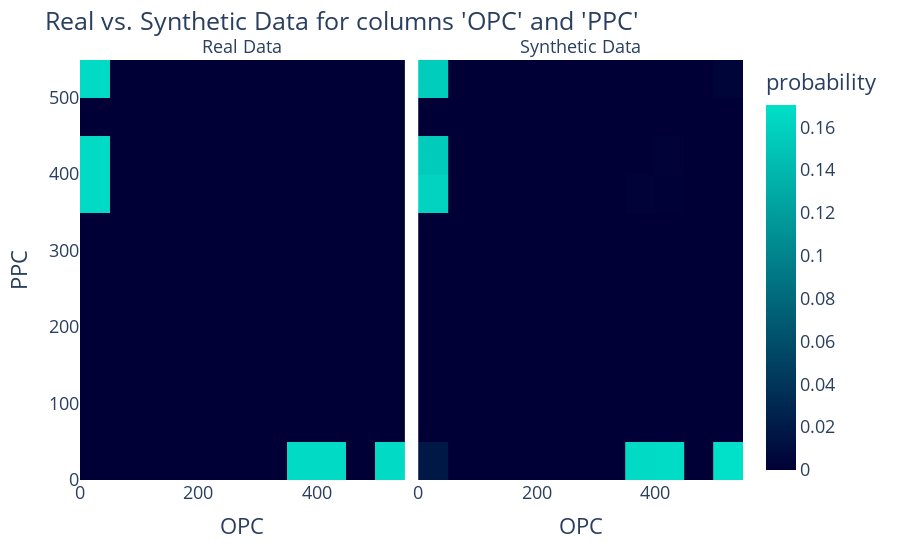

Notebook cell for this chart:
### Code cell
from sdv.evaluation.single_table import get_column_pair_plot

fig = get_column_pair_plot(
    real_data=df,
    synthetic_data=synthetic_data,
    metadata=metadata,
    column_names=['OPC', 'PPC'],
    )
    
fig.show()

### Figure 1 — Plotly figure (JSON) as saved in the notebook; plotly's stock layout.template omitted (floating-point values rounded to 4 significant figures; data arrays with more than 128 entries replaced by an {"elided": "..."} marker saying what was removed)
{"data": [{"coloraxis": "coloraxis", "histnorm": "probability", "hovertemplate": "Data=Real<br>OPC=%{x}<br>PPC=%{y}<br>probability=%{z}<extra></extra>", "name": "", "type": "histogram2d", "x": {"elided": "270 int values"}, "xaxis": "x", "xbingroup": "x", "y": {"elided": "270 int values"}, "yaxis": "y", "ybingroup": "y"}, {"coloraxis": "coloraxis", "histnorm": "probability", "hovertemplate": "Data=Synthetic<br>OPC=%{x}<br>PPC=%{y}<br>probability=%{z}<extra></extra>", "name": "", "type": "histogram2d", "x": {"elided": "10000 int values"}, "xaxis": "x2", "xbingroup": "x", "y": {"elided": "10000 int values"}, "yaxis": "y2", "ybingroup": "y"}], "layout": {"annotations": [{"font": {}, "showarrow": false, "text": "Real Data", "x": 0.245, "xanchor": "center", "xref": "paper", "y": 1, "yanchor": "bottom", "yref": "paper"}, {"font": {}, "showarrow": false, "text": "Synthetic Data", "x": 0.755, "xanchor": "center", "xref": "paper", "y": 1, "yanchor": "bottom", "yref": "paper"}], "autosize": true, "coloraxis": {"colorbar": {"title": {"text": "probability"}}, "colorscale": [[0, "#000036"], [1, "#01E0C9"]]}, "font": {"size": 18}, "legend": {"tracegroupgap": 0}, "margin": {"t": 60}, "title": {"text": "Real vs. Synthetic Data for columns 'OPC' and 'PPC'"}, "xaxis": {"anchor": "y", "autorange": true, "domain": [0, 0.49], "range": [-0.5, 549.5], "title": {"text": "OPC"}, "type": "linear"}, "xaxis2": {"anchor": "y2", "autorange": true, "domain": [0.51, 1], "matches": "x", "range": [-0.5, 549.5], "title": {"text": "OPC"}, "type": "linear"}, "yaxis": {"anchor": "x", "autorange": true, "domain": [0, 1], "range": [-0.5, 549.5], "title": {"text": "PPC"}, "type": "linear"}, "yaxis2": {"anchor": "x2", "autorange": true, "domain": [0, 1], "matches": "y", "range": [-0.5, 549.5], "showticklabels": false, "type": "linear"}}}
